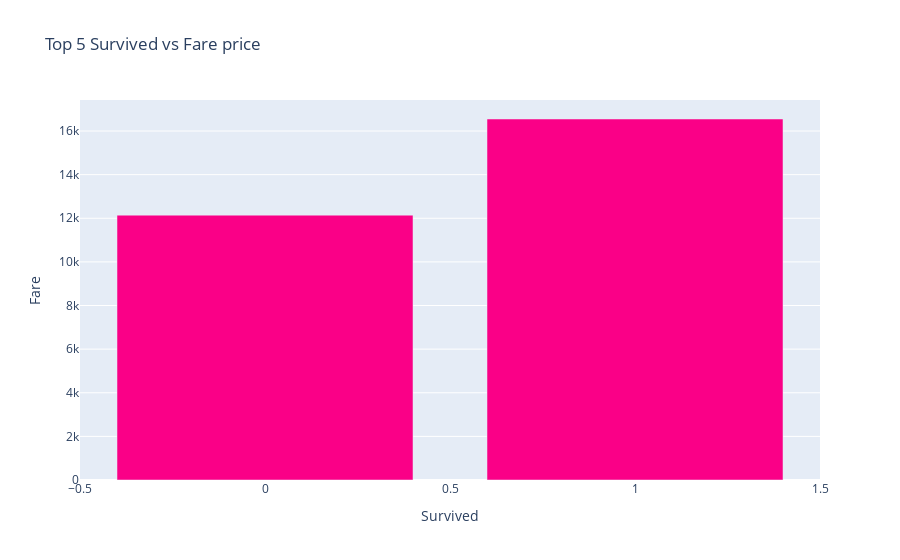

Write notebook code for a chart like this one.
### Code cell
# Command Nine
surv_state = df.groupby("Survived")["Fare"].sum().sort_values(ascending=False).head(5).reset_index()
fig = px.bar(surv_state, x="Survived", y="Fare", title="Top 5 Survived vs Fare price", color_discrete_sequence=px.colors.qualitative.Alphabet_r)
fig.show()

### Figure 1 — Plotly figure (JSON) as saved in the notebook; plotly's stock layout.template omitted (floating-point values rounded to 4 significant figures)
{"data": [{"hovertemplate": "Survived=%{x}<br>Fare=%{y}<extra></extra>", "legendgroup": "", "marker": {"color": "#FA0087", "pattern": {"shape": ""}}, "name": "", "orientation": "v", "showlegend": false, "textposition": "auto", "type": "bar", "x": [1, 0], "xaxis": "x", "y": [16550.0, 12140.0], "yaxis": "y"}], "layout": {"barmode": "relative", "legend": {"tracegroupgap": 0}, "title": {"text": "Top 5 Survived vs Fare price"}, "xaxis": {"anchor": "y", "domain": [0, 1], "title": {"text": "Survived"}}, "yaxis": {"anchor": "x", "domain": [0, 1], "title": {"text": "Fare"}}}}
